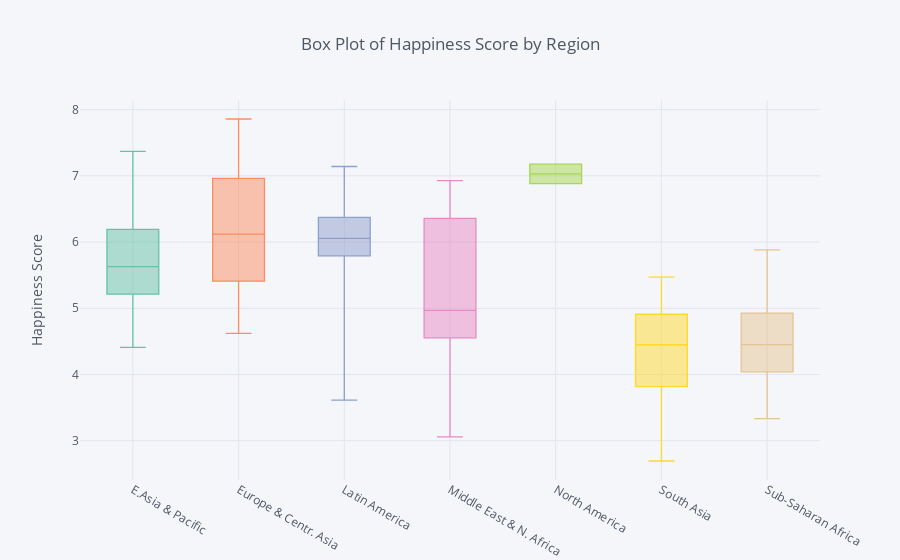

Write notebook code for a chart like this one.
### Code cell
by_region.iplot(
        kind='box', colorscale='set2',
        showlegend=False,
        
        yTitle='Happiness Score',
        title='Box Plot of Happiness Score by Region',
)

### Figure 1 — Plotly figure (JSON) as saved in the notebook; plotly's stock layout.template omitted (floating-point values rounded to 4 significant figures; data arrays with more than 128 entries replaced by an {"elided": "..."} marker saying what was removed)
{"data": [{"boxpoints": false, "line": {"width": 1.3}, "marker": {"color": "rgba(102, 194, 165, 1.0)"}, "name": "E.Asia & Pacific", "orientation": "v", "type": "box", "uid": "7ab08d5f-4da4-4f09-a38f-a5d82d039bf5", "y": {"elided": "136 float values"}}, {"boxpoints": false, "line": {"width": 1.3}, "marker": {"color": "rgba(252, 141, 98, 1.0)"}, "name": "Europe & Centr. Asia", "orientation": "v", "type": "box", "uid": "dc9bf36e-4763-450c-aeef-24c69d3d552a", "y": {"elided": "136 float values"}}, {"boxpoints": false, "line": {"width": 1.3}, "marker": {"color": "rgba(141, 160, 203, 1.0)"}, "name": "Latin America", "orientation": "v", "type": "box", "uid": "5ee6e826-773e-4e44-a8da-12d7f70cf208", "y": {"elided": "136 float values"}}, {"boxpoints": false, "line": {"width": 1.3}, "marker": {"color": "rgba(231, 138, 195, 1.0)"}, "name": "Middle East & N. Africa", "orientation": "v", "type": "box", "uid": "8708e8a9-3ad5-4a6f-ae49-ea6923504a17", "y": {"elided": "136 float values"}}, {"boxpoints": false, "line": {"width": 1.3}, "marker": {"color": "rgba(166, 216, 84, 1.0)"}, "name": "North America", "orientation": "v", "type": "box", "uid": "4d9ca0e6-bdec-4c66-9650-f0dd0b465ff3", "y": {"elided": "136 float values"}}, {"boxpoints": false, "line": {"width": 1.3}, "marker": {"color": "rgba(255, 217, 47, 1.0)"}, "name": "South Asia", "orientation": "v", "type": "box", "uid": "38f5bd1d-df5a-4bf3-b3ae-19ee11c5b8d7", "y": {"elided": "136 float values"}}, {"boxpoints": false, "line": {"width": 1.3}, "marker": {"color": "rgba(229, 196, 148, 1.0)"}, "name": "Sub-Saharan Africa", "orientation": "v", "type": "box", "uid": "83ff65fc-3a02-40da-bd7e-d3692a0915b8", "y": {"elided": "136 float values"}}], "layout": {"legend": {"bgcolor": "#F5F6F9", "font": {"color": "#4D5663"}}, "paper_bgcolor": "#F5F6F9", "plot_bgcolor": "#F5F6F9", "showlegend": false, "title": {"font": {"color": "#4D5663"}, "text": "Box Plot of Happiness Score by Region"}, "xaxis": {"gridcolor": "#E1E5ED", "showgrid": true, "tickfont": {"color": "#4D5663"}, "title": {"font": {"color": "#4D5663"}, "text": ""}, "zerolinecolor": "#E1E5ED"}, "yaxis": {"gridcolor": "#E1E5ED", "showgrid": true, "tickfont": {"color": "#4D5663"}, "title": {"font": {"color": "#4D5663"}, "text": "Happiness Score"}, "zerolinecolor": "#E1E5ED"}}}
